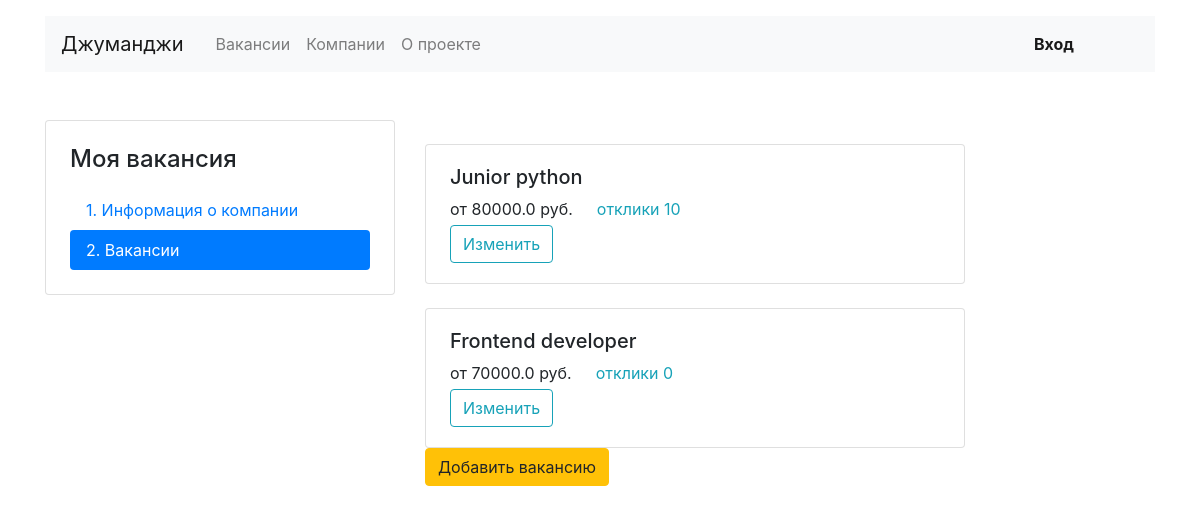
The page /mycompany/vacancies/ (signed in) on the database its author committed.
### recruitment/models.py (models this page shows, shortened)
class Vacancy(models.Model):
    title = models.CharField(max_length=50)
    specialty = models.ForeignKey(Specialty, on_delete=models.CASCADE, related_name='vacancies')
    company = models.ForeignKey(Company, on_delete=models.CASCADE, related_name='vacancies')
    skills = models.CharField(max_length=200)
    description = models.CharField(max_length=500)
    salary_min = models.FloatField()
    salary_max = models.FloatField()
    published_at = models.DateField()

### recruitment/views.py (the view, shortened to what this page needs)
# urls.py: path('mycompany/vacancies/', VacanciesView.as_view()),
class VacanciesView(View):
    def get(self, request,  *args, **kwargs):
        my_company = Company.objects.filter(owner_id=request.user.id).first()
        my_vacancies = my_company.vacancies.all()
        context = {
            'vacancies': Vacancy.objects.all(),
            'companies': Company.objects.all(),
            'my_vacancies': my_vacancies,
                  }
        if not my_company:
            return render(
                    request, 'recruitment/vacancy_out.html', context=context
                )
        return render(
                request, 'recruitment/vacancies.html', context=context
            )

### templates/recruitment/vacancies.html (shortened to what this page needs)
{% extends 'index.html' %}
{% block container %}
  <main class="container mt-3 pb-5">
    <div class="row mt-5">
      <div class="col-12 col-lg-4">
        <aside class="pt-3 pb-4 px-4 mb-5 card">
          <h1 class="h4 pt-2 pb-2">Моя вакансия</h1>
            <a class="nav-link active" href="/mycompany">1. Информация о компании</a>
          <div class="nav flex-column nav-pills">
            <a class="nav-link active" href="/mycompany/vacancies">2. Вакансии</a>
          </div>
        </aside>
      </div>
          <div class="col-12 col-md-4 col-lg-6">
          {% for vacancy in my_vacancies %}
               <div class="card mt-4">
                <div class="card-body px-4">
                  <div class="row align-items-center">
                    <div class="col-12 cot-md-8 col-lg-9">
                        <h5 href="/mycompany/vacancies/{{ vacancy.id }}" class="mr-4">{{ vacancy.title }}</h5><p class="mb-1">
                        <span class="mr-4">от {{  vacancy.salary_min }}  руб.</span><a href="{{ vacancy.id }}" class="text-info">отклики {{ vacancy.applications.count }} </a>
                      </p>
                    </div>
                    <div class="col-6 col-lg-4 text-dark">
                      <a href="/mycompany/vacancies/{{ vacancy.id }}" class="btn btn-outline-info">Изменить</a>
                    </div>
                    </div>
                  </div>
                </div>
          {% endfor %}
      <div>
          <div>
            <form action="vacancy_edit" target="_blank">
                 <button class="btn btn-warning " type="submit">Добавить вакансию</button>
            </form>
          </div>
      </div>
  </main>
{% endblock %}

### rows shown on the page
Vacancy: title "Junior python", salary_min "80000.0", applications.count "10"
Vacancy: title "Frontend developer", salary_min "70000.0", applications.count "0"
